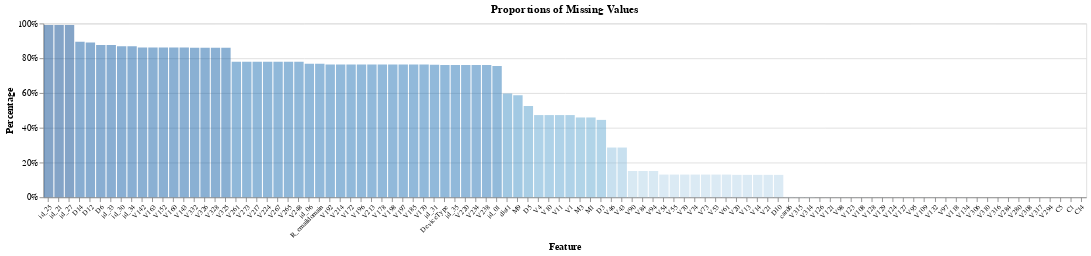

Notebook source saved alongside this figure:
### Markdown cell above
# Exploratory Data Analysis

### Code cell
prop_of_missing_values = (
    df_train[df_train.columns.difference(["TransactionID", "isFraud"])].isnull().sum()
    / df_train.shape[0]
).reset_index()
prop_of_missing_values.columns = ["feature", "prop_of_missing_values"]
source = prop_of_missing_values.sample(100, random_state=42)

highlight = alt.selection(
    type="single", on="mouseover", fields=["feature"], nearest=True
)
bars = (
    alt.Chart(source)
    .mark_bar()
    .encode(
        x=alt.X("feature:N", axis=alt.Axis(title="Feature"), sort="-y"),
        y=alt.Y(
            "prop_of_missing_values:Q", axis=alt.Axis(title="Percentage", format=".0%")
        ),
        color=alt.Color("prop_of_missing_values:Q", legend=None),
        opacity=alt.condition(~highlight, alt.value(1.0), alt.value(0.5)),
        tooltip=["feature:N", alt.Tooltip("prop_of_missing_values:Q", format=".2%")],
    )
    .add_selection(highlight)
)
bars.properties(
    title="Proportions of Missing Values", width=1200, height=200
).configure_axisX(labelAngle=-45, labelFontSize=8)

### Figure 1 — Vega-Lite specification as saved in the notebook (floating-point values rounded to 4 significant figures)
{"config": {"view": {"continuousWidth": 400, "continuousHeight": 300}, "axisX": {"labelAngle": -45, "labelFontSize": 8}}, "data": {"name": "data-da7812564b376454518429bc06498463"}, "mark": "bar", "encoding": {"color": {"type": "quantitative", "field": "prop_of_missing_values", "legend": null}, "opacity": {"condition": {"value": 1.0, "selection": {"not": "selector001"}}, "value": 0.5}, "tooltip": [{"type": "nominal", "field": "feature"}, {"type": "quantitative", "field": "prop_of_missing_values", "format": ".2%"}], "x": {"type": "nominal", "axis": {"title": "Feature"}, "field": "feature", "sort": "-y"}, "y": {"type": "quantitative", "axis": {"format": ".0%", "title": "Percentage"}, "field": "prop_of_missing_values"}}, "height": 200, "selection": {"selector001": {"type": "single", "on": "mouseover", "fields": ["feature"], "nearest": true}}, "title": "Proportions of Missing Values", "width": 1200, "$schema": "https://vega.github.io/schema/vega-lite/v4.8.1.json", "datasets": {"data-da7812564b376454518429bc06498463": [{"feature": "id_31", "prop_of_missing_values": 0.7625}, {"feature": "V126", "prop_of_missing_values": 0.0005317}, {"feature": "V220", "prop_of_missing_values": 0.7605}, {"feature": "DeviceType", "prop_of_missing_values": 0.7616}, {"feature": "dist1", "prop_of_missing_values": 0.5965}, {"feature": "V306", "prop_of_missing_values": 2.032e-05}, {"feature": "id_21", "prop_of_missing_values": 0.9913}, {"feature": "V198", "prop_of_missing_values": 0.7632}, {"feature": "V234", "prop_of_missing_values": 0.7605}, {"feature": "V192", "prop_of_missing_values": 0.7636}, {"feature": "V197", "prop_of_missing_values": 0.7632}, {"feature": "V121", "prop_of_missing_values": 0.0005317}, {"feature": "V238", "prop_of_missing_values": 0.7605}, {"feature": "V54", "prop_of_missing_values": 0.1306}, {"feature": "M9", "prop_of_missing_values": 0.5863}, {"feature": "V214", "prop_of_missing_values": 0.7636}, {"feature": "V98", "prop_of_missing_values": 0.0005317}, {"feature": "V123", "prop_of_missing_values": 0.0005317}, {"feature": "C5", "prop_of_missing_values": 0.0}, {"feature": "V310", "prop_of_missing_values": 2.032e-05}, {"feature": "V316", "prop_of_missing_values": 2.032e-05}, {"feature": "V261", "prop_of_missing_values": 0.7791}, {"feature": "id_33", "prop_of_missing_values": 0.8759}, {"feature": "V108", "prop_of_missing_values": 0.0005317}, {"feature": "V46", "prop_of_missing_values": 0.2861}, {"feature": "V55", "prop_of_missing_values": 0.1306}, {"feature": "V20", "prop_of_missing_values": 0.1288}, {"feature": "card6", "prop_of_missing_values": 0.00266}, {"feature": "V284", "prop_of_missing_values": 2.032e-05}, {"feature": "V4", "prop_of_missing_values": 0.4729}, {"feature": "V172", "prop_of_missing_values": 0.7636}, {"feature": "id_06", "prop_of_missing_values": 0.7682}, {"feature": "V332", "prop_of_missing_values": 0.8605}, {"feature": "V142", "prop_of_missing_values": 0.8612}, {"feature": "id_34", "prop_of_missing_values": 0.8682}, {"feature": "V128", "prop_of_missing_values": 0.0005317}, {"feature": "V90", "prop_of_missing_values": 0.151}, {"feature": "V185", "prop_of_missing_values": 0.7632}, {"feature": "V43", "prop_of_missing_values": 0.2861}, {"feature": "id_35", "prop_of_missing_values": 0.7613}, {"feature": "V70", "prop_of_missing_values": 0.1306}, {"feature": "V326", "prop_of_missing_values": 0.8605}, {"feature": "V129", "prop_of_missing_values": 0.0005317}, {"feature": "V124", "prop_of_missing_values": 0.0005317}, {"feature": "M3", "prop_of_missing_values": 0.4591}, {"feature": "V163", "prop_of_missing_values": 0.8612}, {"feature": "V328", "prop_of_missing_values": 0.8605}, {"feature": "V127", "prop_of_missing_values": 0.0005317}, {"feature": "V280", "prop_of_missing_values": 2.032e-05}, {"feature": "V95", "prop_of_missing_values": 0.0005317}, {"feature": "D10", "prop_of_missing_values": 0.1287}, {"feature": "V273", "prop_of_missing_values": 0.7791}, {"feature": "V74", "prop_of_missing_values": 0.1306}, {"feature": "C1", "prop_of_missing_values": 0.0}, {"feature": "D14", "prop_of_missing_values": 0.8947}, {"feature": "V308", "prop_of_missing_values": 2.032e-05}, {"feature": "V315", "prop_of_missing_values": 0.002149}, {"feature": "V109", "prop_of_missing_values": 0.0005317}, {"feature": "id_01", "prop_of_missing_values": 0.7558}, {"feature": "V132", "prop_of_missing_values": 0.0005317}, {"feature": "V73", "prop_of_missing_values": 0.1306}, {"feature": "V314", "prop_of_missing_values": 0.002149}, {"feature": "V13", "prop_of_missing_values": 0.1288}, {"feature": "V14", "prop_of_missing_values": 0.1288}, {"feature": "V84", "prop_of_missing_values": 0.151}, {"feature": "D6", "prop_of_missing_values": 0.8761}, {"feature": "V217", "prop_of_missing_values": 0.7791}, {"feature": "V224", "prop_of_missing_values": 0.7791}, {"feature": "V196", "prop_of_missing_values": 0.7636}, {"feature": "R_emaildomain", "prop_of_missing_values": 0.7675}, {"feature": "V53", "prop_of_missing_values": 0.1306}, {"feature": "id_27", "prop_of_missing_values": 0.9912}, {"feature": "V152", "prop_of_missing_values": 0.8612}, {"feature": "V21", "prop_of_missing_values": 0.1288}, {"feature": "id_30", "prop_of_missing_values": 0.8687}, {"feature": "V61", "prop_of_missing_values": 0.1306}, {"feature": "D3", "prop_of_missing_values": 0.4451}, {"feature": "V10", "prop_of_missing_values": 0.4729}, {"feature": "V213", "prop_of_missing_values": 0.7636}, {"feature": "V160", "prop_of_missing_values": 0.8612}, {"feature": "V143", "prop_of_missing_values": 0.8612}, {"feature": "V97", "prop_of_missing_values": 0.0005317}, {"feature": "V11", "prop_of_missing_values": 0.4729}, {"feature": "V170", "prop_of_missing_values": 0.7632}, {"feature": "D5", "prop_of_missing_values": 0.5247}, {"feature": "D12", "prop_of_missing_values": 0.8904}, {"feature": "V118", "prop_of_missing_values": 0.0005317}, {"feature": "V178", "prop_of_missing_values": 0.7636}, {"feature": "V267", "prop_of_missing_values": 0.7791}, {"feature": "M1", "prop_of_missing_values": 0.4591}, {"feature": "V134", "prop_of_missing_values": 0.0005317}, {"feature": "V325", "prop_of_missing_values": 0.8605}, {"feature": "V317", "prop_of_missing_values": 2.032e-05}, {"feature": "V265", "prop_of_missing_values": 0.7791}, {"feature": "id_25", "prop_of_missing_values": 0.9913}, {"feature": "V94", "prop_of_missing_values": 0.151}, {"feature": "V248", "prop_of_missing_values": 0.7791}, {"feature": "V294", "prop_of_missing_values": 2.032e-05}, {"feature": "C14", "prop_of_missing_values": 0.0}, {"feature": "V1", "prop_of_missing_values": 0.4729}]}}
